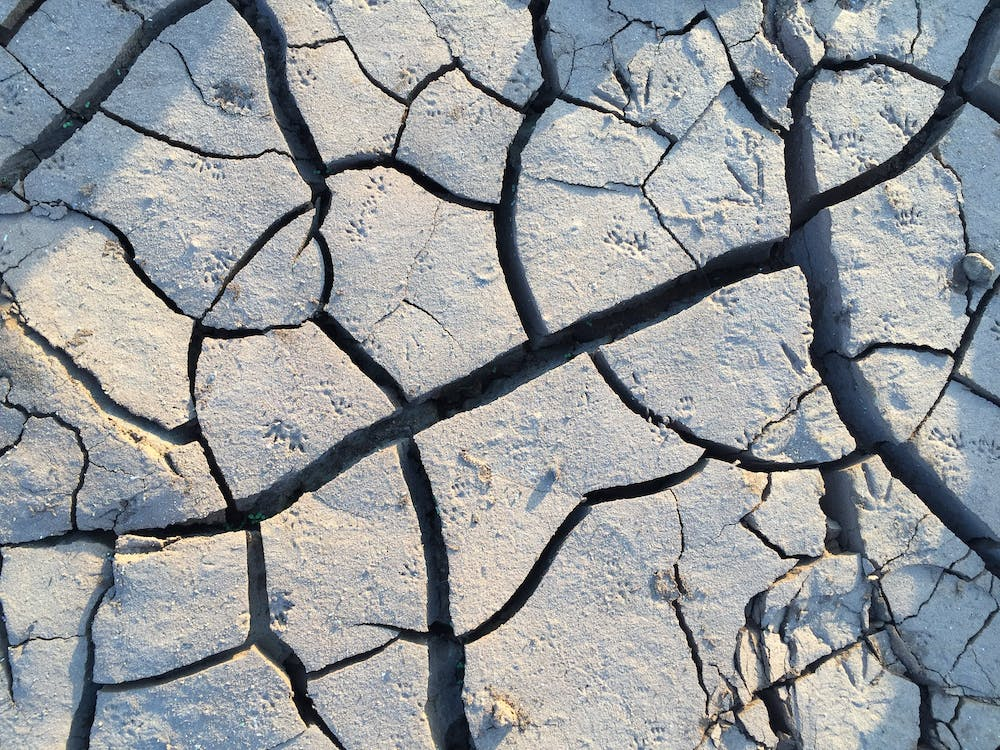
#> input picture crack.jpeg, 1000 x 750 px
$ python crcak_types.py
#> lines starting #> are read from the running program, lines starting #| are printed output that depends on the picture
from PIL import Image, ImageFilter

def identify_crack_types(image_path):
    # Read the image
#> called with image_path = 'crack.jpeg'
    img = Image.open(image_path)
#> img is the input picture: PIL image 1000x750 RGB; mean R, G, B 150, 154, 157

    # Convert the image to grayscale
    grayscale_img = img.convert("L")
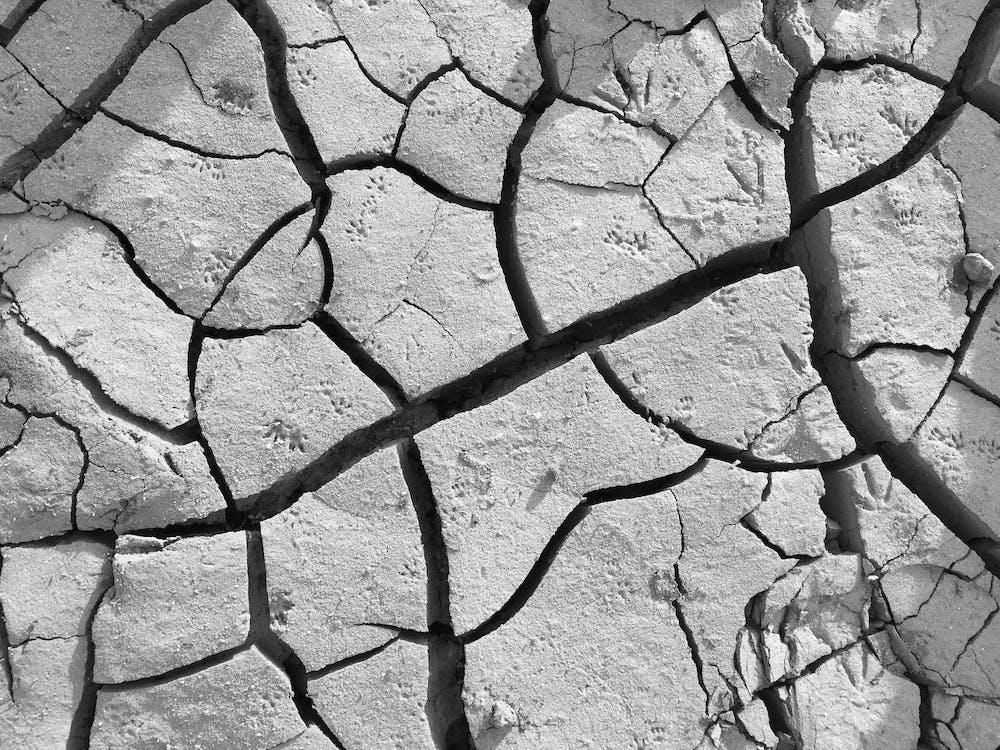
#> grayscale_img: PIL image 1000x750 L; min 0, max 255, mean 153.2

    # Apply an edge filter
    edges = grayscale_img.filter(ImageFilter.FIND_EDGES)
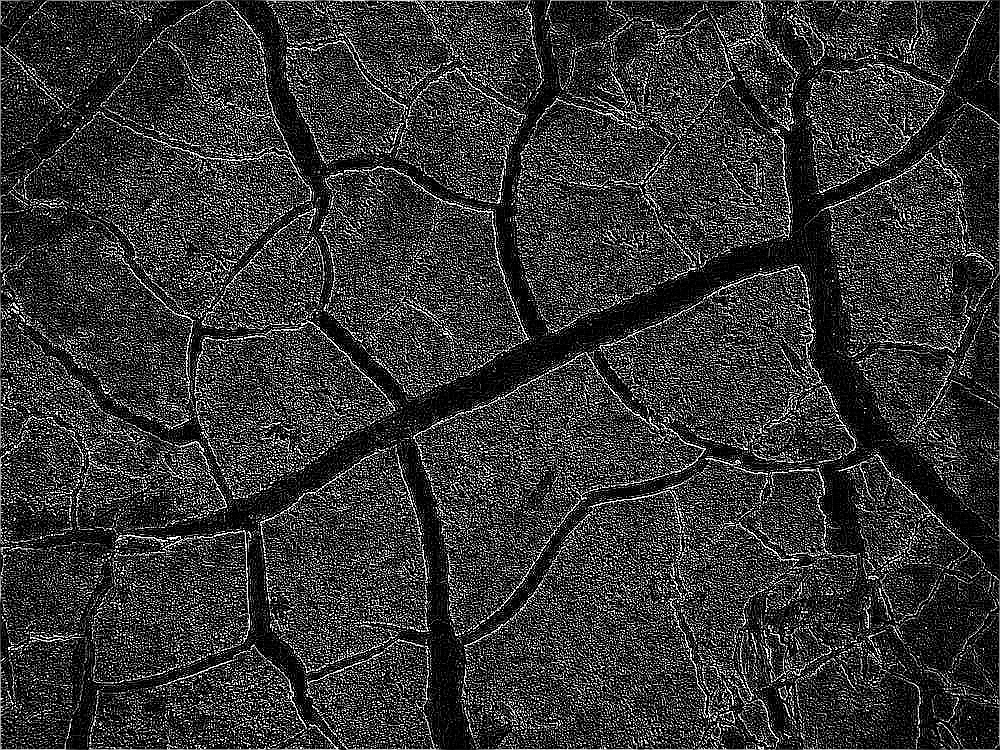
#> edges: PIL image 1000x750 L; min 0, max 255, mean 53.5

    # Threshold for identifying cracks
    threshold = 50

    # Create an empty image to store crack type information
    crack_types = Image.new("RGB", grayscale_img.size)
#> crack_types: PIL image 1000x750 RGB; every value is 0

    # Iterate through pixels to identify crack types
    for x in range(grayscale_img.width):
        for y in range(grayscale_img.height):
            pixel_value = grayscale_img.getpixel((x, y))

            # Check if the pixel is an edge (potential crack)
            if pixel_value > threshold:
                # You can implement more sophisticated logic here to classify crack types
                # For simplicity, we'll just mark it as red for demonstration
                crack_types.putpixel((x, y), (255, 0, 0))
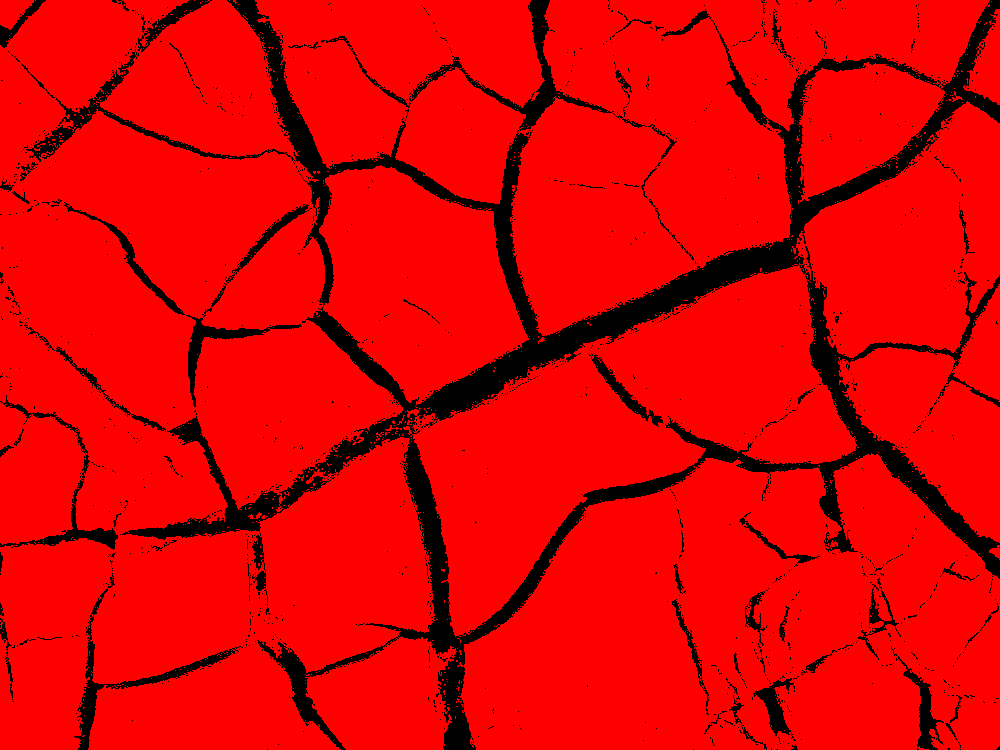
#> crack_types: PIL image 1000x750 RGB; mean R, G, B 225.2, 0, 0

    # Display the original, edges, and identified crack types images
    img.show(title='Original Image')
    edges.show(title='Identified Cracks')
    crack_types.show(title='Crack Types')

if __name__ == "__main__":
    image_path = "crack.jpeg"
    identify_crack_types(image_path)
